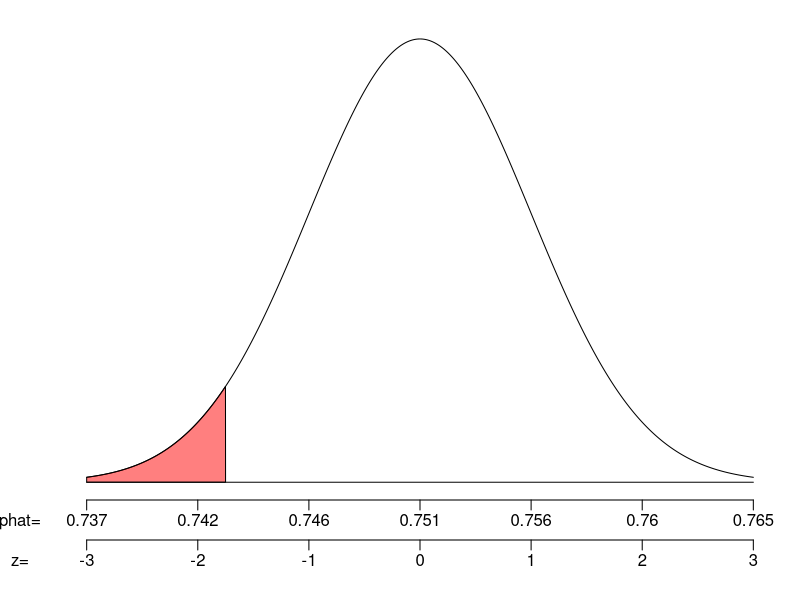

Reproduce this figure in R.
## ---- chunk 1
## DATA GENERATION
alpha = sample(c(0.1,0.05,0.025,0.02,0.01),1)
zstar = qnorm(alpha)
azs = abs(zstar)

dis = 0.3
dis2 = 2*dis/3

while(T){
    p = round(runif(1,0.09,0.91),3)
    n = sample(1:10,1) * 10^sample(0:3,1)
    se = signif(sqrt(p*(1-p)/n),3)
    if (n*p>10 & n*(1-p)>10 & sqrt(n*p*(1-p))>7)
    {
        break
    }
}
z = round(runif(1,azs-dis2,azs+dis),2) * sample(c(-1,-1,-1,-1,-1,1),1)
phat = signif(p+z*se,3)
z = round((phat-p)/se,2)
Pr = round(pnorm(z),4)
wrd = sample(c('sad','angry','special','greedy','bad','great','strong','happy','popular','cold'),1)
wrd2 = sample(c('less than', 'under', 'below'),1)

if (Pr<alpha)
{
    wrd3 = 'reject'
    sym = '<'
} else {
    wrd3 = 'retain'
    sym = '>'
}

## ---- chunk 2
par(mar=c(5,3,1,1))
zs = seq(-3,3,length=1000)
ys = dnorm(zs)
plot(zs, ys, 'l',xlim = c(-3,3), ylim = c(0,0.4),
     ann=FALSE,xaxt="n",yaxt="n",
     lwd=1,bty='n')
axis(side=1, line=0, at=-3:3, labels = FALSE)
mtext(signif(p+(-3:3)*se,3),side=1,line=0.5,at=-3:3)
mtext(c("phat="),line=0.5,side=1,at=-3.6)
axis(side=1, line=2,at=-3:3, labels = FALSE)
mtext(-3:3,side=1,line=2.5,at=-3:3)
mtext(c("z="),line=2.5,side=1,at=-3.6)
polygon(c(zs[zs<=z], z, -3),c(ys[zs<=z], 0, 0), col=rgb(1,0,0,0.5))
lines(c(-3,3),c(0,0),'l',lwd=1)
